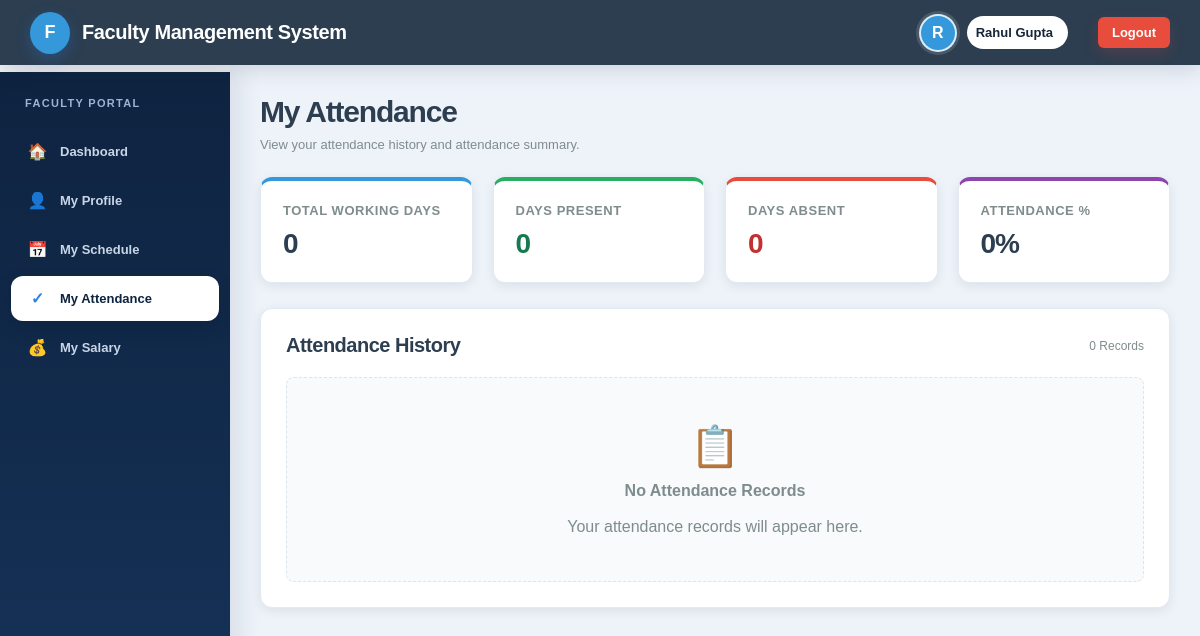
The page /faculty-attendance/ (signed in) on the database its author committed.
### faculty/models.py (models this page shows)
class Faculty(models.Model):
    FacultyID = models.CharField(max_length=10, primary_key=True)
    Password = models.CharField(max_length=255, blank=True)
    ProfilePhoto = models.ImageField(upload_to="faculty_photos/", blank=True)
    FirstName = models.CharField(max_length=50)
    LastName = models.CharField(max_length=50)
    Gender = models.CharField(max_length=20)
    DOB = models.DateField()
    Email = models.EmailField()
    ContactNumber = models.CharField(max_length=10)
    Address = models.TextField()
    Qualification = models.CharField(max_length=100)
    Designation = models.CharField(max_length=100)
    JoiningDate = models.DateField()
    Experience = models.DecimalField(max_digits=4, decimal_places=1)
    Status = models.CharField(max_length=20)

### faculty/views.py (the view)
def faculty_attendance(request):
    faculty_id = request.session.get("faculty_id")
    if not faculty_id:
        return redirect("login")
    faculty = get_object_or_404(
        Faculty,
        FacultyID=faculty_id
    )
    attendance_records = Attendance.objects.filter(
        FacultyID=faculty
    ).order_by(
        "-Date"
    )
    present_days = attendance_records.filter(
        Status="Present"
    ).count()
    absent_days = attendance_records.filter(
        Status="Absent"
    ).count()
    total_days = attendance_records.count()
    if total_days > 0:
        attendance_percentage = round(
            (present_days / total_days) * 100
        )
    else:
        attendance_percentage = 0
    return render(
        request,
        "faculty_attendance.html",
        {
            "faculty": faculty,
            "attendance_records": attendance_records,
            "present_days": present_days,
            "absent_days": absent_days,
            "total_days": total_days,
            "attendance_percentage": attendance_percentage
        }
    )

### templates/faculty_attendance.html (shortened to what this page needs)
{% load static %}
<!DOCTYPE html>
<html lang="en" class="page-faculty-attendance">
<head>
    <link
        rel="stylesheet"
        href="{% static 'style.css' %}?v=5"
    >
    <link rel="stylesheet" href="{% static 'portal-refresh.css' %}?v=1">
</head>
<body class="page-faculty-attendance">
<header class="top-header">
    <div class="logo-section">
        <div class="logo">
            F
        </div>
        <div class="system-name">
            Faculty Management System
        </div>
    </div>
    <div class="faculty-name">
        <div class="faculty-avatar">
            {% if faculty.ProfilePhoto %}
                <img src="{{ faculty.ProfilePhoto.url }}" alt="Faculty profile photo">
            {% else %}
                {{ faculty.FirstName|first|upper }}
            {% endif %}
        </div>
        <span>
            {{ faculty.FirstName }} {{ faculty.LastName }}
        </span>
        <a
            href="{% url 'logout' %}"
            class="logout-btn"
        >
            Logout
        </a>
    </div>
</header>
<div class="layout">
    <aside class="sidebar">
        <div class="sidebar-title">
            Faculty Portal
        </div>
        <ul>
            <li>
                <a href="{% url 'faculty_dashboard' %}">
                    <span class="menu-icon">
                        🏠
                    </span>
                    Dashboard
                </a>
            </li>
            <li>
                <a href="{% url 'faculty_profile' %}">
                    <span class="menu-icon">
                        👤
                    </span>
                    My Profile
                </a>
            </li>
            <li>
                <a href="{% url 'faculty_schedule' %}">
                    <span class="menu-icon">
                        📅
                    </span>
                    My Schedule
                </a>
            </li>
            <li>
                <a
                    href="{% url 'faculty_attendance' %}"
                    class="active"
                >
                    <span class="menu-icon">
                        ✓
                    </span>
                    My Attendance
                </a>
            </li>
            <li>
                <a href="{% url 'faculty_salary' %}">
                    <span class="menu-icon">
                        💰
                    </span>
                    My Salary
                </a>
            </li>
        </ul>
    </aside>
    <main class="main-content">
        <div class="page-header">
            <h1>
                My Attendance
            </h1>
            <p>
                View your attendance history and attendance summary.
            </p>
        </div>
        <div class="summary-cards">
            <div class="summary-card total">
                <div class="summary-card-label">
                    Total Working Days
                </div>
                <div class="summary-card-value">
                    {{ total_days }}
                </div>
            </div>
            <div class="summary-card present">
                <div class="summary-card-label">
                    Days Present
                </div>
                <div class="summary-card-value">
                    {{ present_days }}
                </div>
            </div>
            <div class="summary-card absent">
                <div class="summary-card-label">
                    Days Absent
                </div>
                <div class="summary-card-value">
                    {{ absent_days }}
                </div>
            </div>
            <div class="summary-card percentage">
                <div class="summary-card-label">
                    Attendance %
                </div>
                <div class="summary-card-value">
                    {{ attendance_percentage }}%
                </div>
            </div>
        </div>
        <div class="section">
            <div class="section-header">
                <h2>
                    Attendance History
                </h2>
                <span>
                    {{ total_days }} Records
                </span>
            </div>
            {% if attendance_records %}
                <div class="table-container">
                    <table>
                        <thead>
                            <tr>
                                <th>
                                    Attendance ID
                                </th>
                                <th>
                                    Date
                                </th>
                                <th>
                                    Check In
                                </th>
                                <th>
                                    Check Out
                                </th>
                                <th>
                                    Status
                                </th>
                                <th>
                                    Remarks
                                </th>
                            </tr>
                        </thead>
                        <tbody>
                            {% for attendance in attendance_records %}
                                <tr>
                                    <td>
                                        {{ attendance.AttendanceID }}
                                    </td>
                                    <td>
                                        {{ attendance.Date|date:"d M Y" }}
                                    </td>
                                    <td>
                                        {% if attendance.CheckInTime %}
                                            {{ attendance.CheckInTime|time:"h:i A" }}
                                        {% else %}
                                            —
                                        {% endif %}
                                    </td>
                                    <td>
                                        {% if attendance.CheckOutTime %}
                                            {{ attendance.CheckOutTime|time:"h:i A" }}
                                        {% else %}
                                            —
                                        {% endif %}
                                    </td>
                                    <td>
                                        {% if attendance.Status == "Present" %}
                                            <span class="status-badge status-present">
                                                Present
                                            </span>
                                        {% elif attendance.Status == "Absent" %}
                                            <span class="status-badge status-absent">
                                                Absent
                                            </span>
                                        {% else %}
                                            <span class="status-badge status-other">
                                                {{ attendance.Status }}
                                            </span>
                                        {% endif %}
                                    </td>
                                    <td>
                                        {{ attendance.Remarks|default:"—" }}
                                    </td>
                                </tr>
                            {% endfor %}
                        </tbody>
                    </table>
                </div>
            {% else %}
                <div class="no-data">
                    <div class="no-data-icon">
                        📋
                    </div>
                    <strong>
                        No Attendance Records
                    </strong>
                    <br><br>
                    <span>
                        Your attendance records will appear here.
                    </span>
                </div>
            {% endif %}
        </div>
    </main>
</div>
</body>
</html>

### rows shown on the page
Faculty: FirstName|first "R", FirstName "Rahul", LastName "Gupta"

### other values the page prints
{{ total_days }} "0"
{{ present_days }} "0"
{{ absent_days }} "0"
{{ attendance_percentage }} "0"
